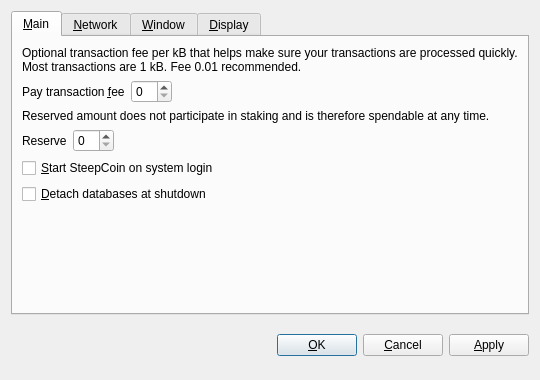
<?xml version="1.0" encoding="UTF-8"?>
<ui version="4.0">
 <class>OptionsDialog</class>
 <widget class="QDialog" name="OptionsDialog">
  <property name="geometry">
   <rect>
    <x>0</x>
    <y>0</y>
    <width>540</width>
    <height>380</height>
   </rect>
  </property>
  <property name="windowTitle">
   <string>Options</string>
  </property>
  <property name="modal">
   <bool>true</bool>
  </property>
  <layout class="QVBoxLayout" name="verticalLayout">
   <item>
    <widget class="QTabWidget" name="tabWidget">
     <property name="tabPosition">
      <enum>QTabWidget::North</enum>
     </property>
     <property name="currentIndex">
      <number>0</number>
     </property>
     <widget class="QWidget" name="tabMain">
      <attribute name="title">
       <string>&amp;Main</string>
      </attribute>
      <layout class="QVBoxLayout" name="verticalLayout_Main">
       <item>
        <widget class="QLabel" name="transactionFeeInfoLabel">
         <property name="text">
          <string>Optional transaction fee per kB that helps make sure your transactions are processed quickly. Most transactions are 1 kB. Fee 0.01 recommended.</string>
         </property>
         <property name="textFormat">
          <enum>Qt::PlainText</enum>
         </property>
         <property name="wordWrap">
          <bool>true</bool>
         </property>
        </widget>
       </item>
       <item>
        <layout class="QHBoxLayout" name="horizontalLayoutFee">
         <item>
          <widget class="QLabel" name="transactionFeeLabel">
           <property name="text">
            <string>Pay transaction &amp;fee</string>
           </property>
           <property name="textFormat">
            <enum>Qt::PlainText</enum>
           </property>
           <property name="buddy">
            <cstring>transactionFee</cstring>
           </property>
          </widget>
         </item>
         <item>
          <widget class="BitcoinAmountField" name="transactionFee"/>
         </item>
         <item>
          <spacer name="horizontalSpacerFee">
           <property name="orientation">
            <enum>Qt::Horizontal</enum>
           </property>
           <property name="sizeHint" stdset="0">
            <size>
             <width>40</width>
             <height>20</height>
            </size>
           </property>
          </spacer>
         </item>
        </layout>
       </item>
       <item>
        <widget class="QLabel" name="reserveBalanceInfoLabel">
         <property name="text">
          <string>Reserved amount does not participate in staking and is therefore spendable at any time.</string>
         </property>
         <property name="textFormat">
          <enum>Qt::PlainText</enum>
         </property>
         <property name="wordWrap">
          <bool>true</bool>
         </property>
        </widget>
       </item>
       <item>
        <layout class="QHBoxLayout" name="horizontalLayoutReserveBalance">
         <item>
          <widget class="QLabel" name="reserveBalanceLabel">
           <property name="text">
            <string>Reserve</string>
           </property>
           <property name="textFormat">
            <enum>Qt::PlainText</enum>
           </property>
           <property name="buddy">
            <cstring>reserveBalance</cstring>
           </property>
          </widget>
         </item>
         <item>
          <widget class="BitcoinAmountField" name="reserveBalance"/>
         </item>
         <item>
          <spacer name="horizontalSpacerReserveBalance">
           <property name="orientation">
            <enum>Qt::Horizontal</enum>
           </property>
           <property name="sizeHint" stdset="0">
            <size>
             <width>40</width>
             <height>20</height>
            </size>
           </property>
          </spacer>
         </item>
        </layout>
       </item>
       <item>
        <widget class="QCheckBox" name="bitcoinAtStartup">
         <property name="toolTip">
          <string>Automatically start SteepCoin after logging in to the system.</string>
         </property>
         <property name="text">
          <string>&amp;Start SteepCoin on system login</string>
         </property>
        </widget>
       </item>
       <item>
        <widget class="QCheckBox" name="detachDatabases">
         <property name="toolTip">
          <string>Detach block and address databases at shutdown. This means they can be moved to another data directory, but it slows down shutdown. The wallet is always detached.</string>
         </property>
         <property name="text">
          <string>&amp;Detach databases at shutdown</string>
         </property>
        </widget>
       </item>
       <item>
        <spacer name="verticalSpacer_Main">
         <property name="orientation">
          <enum>Qt::Vertical</enum>
         </property>
         <property name="sizeHint" stdset="0">
          <size>
           <width>20</width>
           <height>40</height>
          </size>
         </property>
        </spacer>
       </item>
      </layout>
     </widget>
     <widget class="QWidget" name="tabNetwork">
      <attribute name="title">
       <string>&amp;Network</string>
      </attribute>
      <layout class="QVBoxLayout" name="verticalLayout_Network">
       <item>
        <widget class="QCheckBox" name="mapPortUpnp">
         <property name="toolTip">
          <string>Automatically open the SteepCoin client port on the router. This only works when your router supports UPnP and it is enabled.</string>
         </property>
         <property name="text">
          <string>Map port using &amp;UPnP</string>
         </property>
        </widget>
       </item>
       <item>
        <widget class="QCheckBox" name="connectSocks">
         <property name="toolTip">
          <string>Connect to the SteepCoin network through a SOCKS proxy (e.g. when connecting through Tor).</string>
         </property>
         <property name="text">
          <string>&amp;Connect through SOCKS proxy:</string>
         </property>
        </widget>
       </item>
       <item>
        <layout class="QHBoxLayout" name="horizontalLayout_Network">
         <item>
          <widget class="QLabel" name="proxyIpLabel">
           <property name="text">
            <string>Proxy &amp;IP:</string>
           </property>
           <property name="textFormat">
            <enum>Qt::PlainText</enum>
           </property>
           <property name="buddy">
            <cstring>proxyIp</cstring>
           </property>
          </widget>
         </item>
         <item>
          <widget class="QValidatedLineEdit" name="proxyIp">
           <property name="maximumSize">
            <size>
             <width>140</width>
             <height>16777215</height>
            </size>
           </property>
           <property name="toolTip">
            <string>IP address of the proxy (e.g. 127.0.0.1)</string>
           </property>
          </widget>
         </item>
         <item>
          <widget class="QLabel" name="proxyPortLabel">
           <property name="text">
            <string>&amp;Port:</string>
           </property>
           <property name="textFormat">
            <enum>Qt::PlainText</enum>
           </property>
           <property name="buddy">
            <cstring>proxyPort</cstring>
           </property>
          </widget>
         </item>
         <item>
          <widget class="QLineEdit" name="proxyPort">
           <property name="maximumSize">
            <size>
             <width>55</width>
             <height>16777215</height>
            </size>
           </property>
           <property name="toolTip">
            <string>Port of the proxy (e.g. 9050)</string>
           </property>
          </widget>
         </item>
         <item>
          <widget class="QLabel" name="socksVersionLabel">
           <property name="text">
            <string>SOCKS &amp;Version:</string>
           </property>
           <property name="textFormat">
            <enum>Qt::PlainText</enum>
           </property>
           <property name="buddy">
            <cstring>socksVersion</cstring>
           </property>
          </widget>
         </item>
         <item>
          <widget class="QValueComboBox" name="socksVersion">
           <property name="toolTip">
            <string>SOCKS version of the proxy (e.g. 5)</string>
           </property>
          </widget>
         </item>
         <item>
          <spacer name="horizontalSpacer_Network">
           <property name="orientation">
            <enum>Qt::Horizontal</enum>
           </property>
           <property name="sizeHint" stdset="0">
            <size>
             <width>40</width>
             <height>20</height>
            </size>
           </property>
          </spacer>
         </item>
        </layout>
       </item>
       <item>
        <spacer name="verticalSpacer_Network">
         <property name="orientation">
          <enum>Qt::Vertical</enum>
         </property>
         <property name="sizeHint" stdset="0">
          <size>
           <width>20</width>
           <height>40</height>
          </size>
         </property>
        </spacer>
       </item>
      </layout>
     </widget>
     <widget class="QWidget" name="tabWindow">
      <attribute name="title">
       <string>&amp;Window</string>
      </attribute>
      <layout class="QVBoxLayout" name="verticalLayout_Window">
       <item>
        <widget class="QCheckBox" name="minimizeToTray">
         <property name="toolTip">
          <string>Show only a tray icon after minimizing the window.</string>
         </property>
         <property name="text">
          <string>&amp;Minimize to the tray instead of the taskbar</string>
         </property>
        </widget>
       </item>
       <item>
        <widget class="QCheckBox" name="minimizeOnClose">
         <property name="toolTip">
          <string>Minimize instead of exit the application when the window is closed. When this option is enabled, the application will be closed only after selecting Quit in the menu.</string>
         </property>
         <property name="text">
          <string>M&amp;inimize on close</string>
         </property>
        </widget>
       </item>
       <item>
        <spacer name="verticalSpacer_Window">
         <property name="orientation">
          <enum>Qt::Vertical</enum>
         </property>
         <property name="sizeHint" stdset="0">
          <size>
           <width>20</width>
           <height>40</height>
          </size>
         </property>
        </spacer>
       </item>
      </layout>
     </widget>
     <widget class="QWidget" name="tabDisplay">
      <attribute name="title">
       <string>&amp;Display</string>
      </attribute>
      <layout class="QVBoxLayout" name="verticalLayout_Display">
       <item>
        <layout class="QHBoxLayout" name="horizontalLayout_1_Display">
         <item>
          <widget class="QLabel" name="langLabel">
           <property name="text">
            <string>User Interface &amp;language:</string>
           </property>
           <property name="textFormat">
            <enum>Qt::PlainText</enum>
           </property>
           <property name="buddy">
            <cstring>lang</cstring>
           </property>
          </widget>
         </item>
         <item>
          <widget class="QValueComboBox" name="lang">
           <property name="toolTip">
            <string>The user interface language can be set here. This setting will take effect after restarting SteepCoin.</string>
           </property>
          </widget>
         </item>
        </layout>
       </item>
       <item>
        <layout class="QHBoxLayout" name="horizontalLayout_2_Display">
         <item>
          <widget class="QLabel" name="unitLabel">
           <property name="text">
            <string>&amp;Unit to show amounts in:</string>
           </property>
           <property name="textFormat">
            <enum>Qt::PlainText</enum>
           </property>
           <property name="buddy">
            <cstring>unit</cstring>
           </property>
          </widget>
         </item>
         <item>
          <widget class="QValueComboBox" name="unit">
           <property name="toolTip">
            <string>Choose the default subdivision unit to show in the interface and when sending coins.</string>
           </property>
          </widget>
         </item>
        </layout>
       </item>
        <item>
        <widget class="QCheckBox" name="useSteepCoinTheme">
         <property name="text">
          <string>Use SteepCoin visual theme (requires restart)</string>
         </property>
        </widget>
       </item>
       <item>
        <widget class="QCheckBox" name="displayAddresses">
         <property name="toolTip">
          <string>Whether to show SteepCoin addresses in the transaction list or not.</string>
         </property>
         <property name="text">
          <string>&amp;Display addresses in transaction list</string>
         </property>
        </widget>
       </item>
       <item>
        <widget class="QCheckBox" name="coinControlFeatures">
         <property name="toolTip">
          <string>Whether to show coin control features or not.</string>
         </property>
         <property name="text">
          <string>Display coin &amp;control features (experts only!)</string>
         </property>
        </widget>
       </item>
       <item>
        <spacer name="verticalSpacer_Display">
         <property name="orientation">
          <enum>Qt::Vertical</enum>
         </property>
         <property name="sizeHint" stdset="0">
          <size>
           <width>20</width>
           <height>40</height>
          </size>
         </property>
        </spacer>
       </item>
      </layout>
     </widget>
    </widget>
   </item>
   <item>
    <layout class="QHBoxLayout" name="horizontalLayout_Buttons">
     <item>
      <spacer name="horizontalSpacer_1">
       <property name="orientation">
        <enum>Qt::Horizontal</enum>
       </property>
       <property name="sizeHint" stdset="0">
        <size>
         <width>40</width>
         <height>48</height>
        </size>
       </property>
      </spacer>
     </item>
     <item>
      <widget class="QLabel" name="statusLabel">
       <property name="font">
        <font>
         <weight>75</weight>
         <bold>true</bold>
        </font>
       </property>
       <property name="text">
        <string/>
       </property>
       <property name="textFormat">
        <enum>Qt::PlainText</enum>
       </property>
       <property name="wordWrap">
        <bool>true</bool>
       </property>
      </widget>
     </item>
     <item>
      <spacer name="horizontalSpacer_2">
       <property name="orientation">
        <enum>Qt::Horizontal</enum>
       </property>
       <property name="sizeHint" stdset="0">
        <size>
         <width>40</width>
         <height>48</height>
        </size>
       </property>
      </spacer>
     </item>
     <item>
      <widget class="QPushButton" name="okButton">
       <property name="text">
        <string>&amp;OK</string>
       </property>
      </widget>
     </item>
     <item>
      <widget class="QPushButton" name="cancelButton">
       <property name="text">
        <string>&amp;Cancel</string>
       </property>
       <property name="autoDefault">
        <bool>false</bool>
       </property>
      </widget>
     </item>
     <item>
      <widget class="QPushButton" name="applyButton">
       <property name="text">
        <string>&amp;Apply</string>
       </property>
       <property name="autoDefault">
        <bool>false</bool>
       </property>
      </widget>
     </item>
    </layout>
   </item>
  </layout>
 </widget>
 <customwidgets>
  <customwidget>
   <class>BitcoinAmountField</class>
   <extends>QSpinBox</extends>
   <header>bitcoinamountfield.h</header>
  </customwidget>
  <customwidget>
   <class>QValueComboBox</class>
   <extends>QComboBox</extends>
   <header>qvaluecombobox.h</header>
  </customwidget>
  <customwidget>
   <class>QValidatedLineEdit</class>
   <extends>QLineEdit</extends>
   <header>qvalidatedlineedit.h</header>
  </customwidget>
 </customwidgets>
 <resources/>
 <connections/>
</ui>
